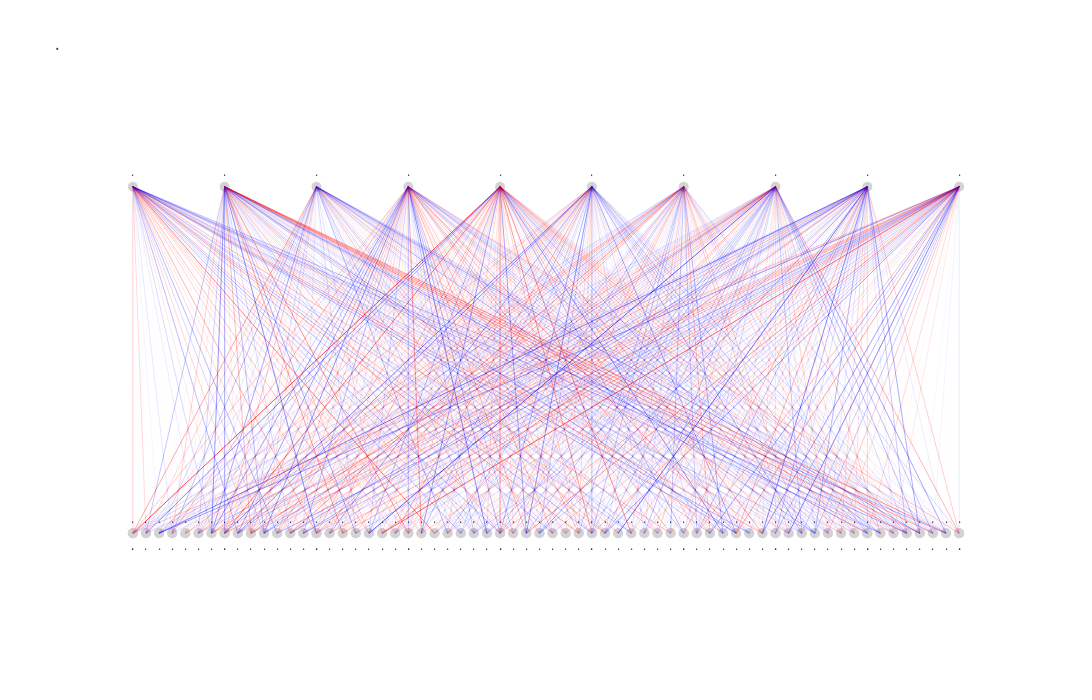

The code cell stored with this chart in its notebook:
### Code cell
visualize_layer(new_layer).show()
